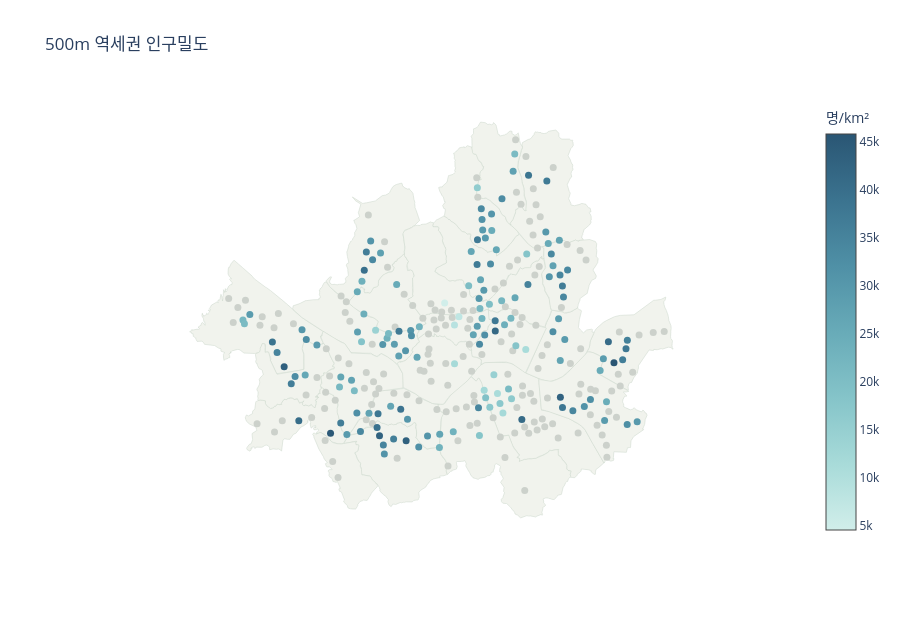

The cell this chart's notebook holds for it:
### Markdown cell above
## 4. 공간 시각화

인구 자료 조건을 충족한 역은 인구밀도로 색칠하고, 조건 미달 역은 회색으로 표시합니다. 배경은 수업 제공 자치구 도형이며 외부 타일·인증키를 쓰지 않습니다. 지도 좌표는 EPSG:5179를 km로 표시한 것입니다.

### Code cell
def show_plot(fig):
    display({'application/vnd.plotly.v1+json': json.loads(fig.to_json())}, raw=True)

fig = go.Figure()
for _, district in districts.iterrows():
    geometries = list(district.geometry.geoms) if district.geometry.geom_type == 'MultiPolygon' else [district.geometry]
    for polygon in geometries:
        x, y = polygon.exterior.xy
        fig.add_trace(go.Scatter(x=[v/1000 for v in x], y=[v/1000 for v in y], mode='lines',fill='toself',fillcolor='#f1f3ed',line=dict(color='#cbd6ca',width=.5),hoverinfo='skip',showlegend=False))
xy = stations.set_index('station_id').geometry
for eligible,color in [(False,'#ccd1cb'),(True,None)]:
    frame=main[main.population_eligible.eq(eligible)]
    fig.add_trace(go.Scatter(x=[xy[i].x/1000 for i in frame.station_id],y=[xy[i].y/1000 for i in frame.station_id],text=frame.station,mode='markers',marker=dict(size=7,color=frame.density if eligible else color,colorscale='Teal',showscale=eligible,colorbar=dict(title='名/km²'.replace('名','명'))),hovertemplate='%{text}<extra></extra>',showlegend=False))
fig.update_layout(title='500m 역세권 인구밀도',height=620,template='plotly_white',xaxis=dict(visible=False),yaxis=dict(visible=False,scaleanchor='x',scaleratio=1))
show_plot(fig)

### Figure 1 — Plotly figure (JSON) as saved in the notebook; plotly's stock layout.template omitted (floating-point values rounded to 4 significant figures; data arrays with more than 128 entries replaced by an {"elided": "..."} marker saying what was removed)
{"data": [{"fill": "toself", "fillcolor": "#f1f3ed", "hoverinfo": "skip", "line": {"color": "#cbd6ca", "width": 0.5}, "mode": "lines", "showlegend": false, "type": "scatter", "x": {"elided": "1465 float values"}, "y": {"elided": "1465 float values"}}, {"fill": "toself", "fillcolor": "#f1f3ed", "hoverinfo": "skip", "line": {"color": "#cbd6ca", "width": 0.5}, "mode": "lines", "showlegend": false, "type": "scatter", "x": {"elided": "1531 float values"}, "y": {"elided": "1531 float values"}}, {"fill": "toself", "fillcolor": "#f1f3ed", "hoverinfo": "skip", "line": {"color": "#cbd6ca", "width": 0.5}, "mode": "lines", "showlegend": false, "type": "scatter", "x": {"elided": "1609 float values"}, "y": {"elided": "1609 float values"}}, {"fill": "toself", "fillcolor": "#f1f3ed", "hoverinfo": "skip", "line": {"color": "#cbd6ca", "width": 0.5}, "mode": "lines", "showlegend": false, "type": "scatter", "x": {"elided": "3117 float values"}, "y": {"elided": "3117 float values"}}, {"fill": "toself", "fillcolor": "#f1f3ed", "hoverinfo": "skip", "line": {"color": "#cbd6ca", "width": 0.5}, "mode": "lines", "showlegend": false, "type": "scatter", "x": {"elided": "1868 float values"}, "y": {"elided": "1868 float values"}}, {"fill": "toself", "fillcolor": "#f1f3ed", "hoverinfo": "skip", "line": {"color": "#cbd6ca", "width": 0.5}, "mode": "lines", "showlegend": false, "type": "scatter", "x": {"elided": "913 float values"}, "y": {"elided": "913 float values"}}, {"fill": "toself", "fillcolor": "#f1f3ed", "hoverinfo": "skip", "line": {"color": "#cbd6ca", "width": 0.5}, "mode": "lines", "showlegend": false, "type": "scatter", "x": {"elided": "3362 float values"}, "y": {"elided": "3362 float values"}}, {"fill": "toself", "fillcolor": "#f1f3ed", "hoverinfo": "skip", "line": {"color": "#cbd6ca", "width": 0.5}, "mode": "lines", "showlegend": false, "type": "scatter", "x": {"elided": "1886 float values"}, "y": {"elided": "1886 float values"}}, {"fill": "toself", "fillcolor": "#f1f3ed", "hoverinfo": "skip", "line": {"color": "#cbd6ca", "width": 0.5}, "mode": "lines", "showlegend": false, "type": "scatter", "x": {"elided": "1841 float values"}, "y": {"elided": "1841 float values"}}, {"fill": "toself", "fillcolor": "#f1f3ed", "hoverinfo": "skip", "line": {"color": "#cbd6ca", "width": 0.5}, "mode": "lines", "showlegend": false, "type": "scatter", "x": {"elided": "1454 float values"}, "y": {"elided": "1454 float values"}}, {"fill": "toself", "fillcolor": "#f1f3ed", "hoverinfo": "skip", "line": {"color": "#cbd6ca", "width": 0.5}, "mode": "lines", "showlegend": false, "type": "scatter", "x": {"elided": "1876 float values"}, "y": {"elided": "1876 float values"}}, {"fill": "toself", "fillcolor": "#f1f3ed", "hoverinfo": "skip", "line": {"color": "#cbd6ca", "width": 0.5}, "mode": "lines", "showlegend": false, "type": "scatter", "x": {"elided": "1774 float values"}, "y": {"elided": "1774 float values"}}, {"fill": "toself", "fillcolor": "#f1f3ed", "hoverinfo": "skip", "line": {"color": "#cbd6ca", "width": 0.5}, "mode": "lines", "showlegend": false, "type": "scatter", "x": {"elided": "2836 float values"}, "y": {"elided": "2836 float values"}}, {"fill": "toself", "fillcolor": "#f1f3ed", "hoverinfo": "skip", "line": {"color": "#cbd6ca", "width": 0.5}, "mode": "lines", "showlegend": false, "type": "scatter", "x": {"elided": "2043 float values"}, "y": {"elided": "2043 float values"}}, {"fill": "toself", "fillcolor": "#f1f3ed", "hoverinfo": "skip", "line": {"color": "#cbd6ca", "width": 0.5}, "mode": "lines", "showlegend": false, "type": "scatter", "x": {"elided": "2241 float values"}, "y": {"elided": "2241 float values"}}, {"fill": "toself", "fillcolor": "#f1f3ed", "hoverinfo": "skip", "line": {"color": "#cbd6ca", "width": 0.5}, "mode": "lines", "showlegend": false, "type": "scatter", "x": {"elided": "1894 float values"}, "y": {"elided": "1894 float values"}}, {"fill": "toself", "fillcolor": "#f1f3ed", "hoverinfo": "skip", "line": {"color": "#cbd6ca", "width": 0.5}, "mode": "lines", "showlegend": false, "type": "scatter", "x": {"elided": "3161 float values"}, "y": {"elided": "3161 float values"}}, {"fill": "toself", "fillcolor": "#f1f3ed", "hoverinfo": "skip", "line": {"color": "#cbd6ca", "width": 0.5}, "mode": "lines", "showlegend": false, "type": "scatter", "x": {"elided": "1843 float values"}, "y": {"elided": "1843 float values"}}, {"fill": "toself", "fillcolor": "#f1f3ed", "hoverinfo": "skip", "line": {"color": "#cbd6ca", "width": 0.5}, "mode": "lines", "showlegend": false, "type": "scatter", "x": {"elided": "1945 float values"}, "y": {"elided": "1945 float values"}}, {"fill": "toself", "fillcolor": "#f1f3ed", "hoverinfo": "skip", "line": {"color": "#cbd6ca", "width": 0.5}, "mode": "lines", "showlegend": false, "type": "scatter", "x": {"elided": "1854 float values"}, "y": {"elided": "1854 float values"}}, {"fill": "toself", "fillcolor": "#f1f3ed", "hoverinfo": "skip", "line": {"color": "#cbd6ca", "width": 0.5}, "mode": "lines", "showlegend": false, "type": "scatter", "x": {"elided": "2459 float values"}, "y": {"elided": "2459 float values"}}, {"fill": "toself", "fillcolor": "#f1f3ed", "hoverinfo": "skip", "line": {"color": "#cbd6ca", "width": 0.5}, "mode": "lines", "showlegend": false, "type": "scatter", "x": {"elided": "2258 float values"}, "y": {"elided": "2258 float values"}}, {"fill": "toself", "fillcolor": "#f1f3ed", "hoverinfo": "skip", "line": {"color": "#cbd6ca", "width": 0.5}, "mode": "lines", "showlegend": false, "type": "scatter", "x": {"elided": "2817 float values"}, "y": {"elided": "2817 float values"}}, {"fill": "toself", "fillcolor": "#f1f3ed", "hoverinfo": "skip", "line": {"color": "#cbd6ca", "width": 0.5}, "mode": "lines", "showlegend": false, "type": "scatter", "x": {"elided": "2601 float values"}, "y": {"elided": "2601 float values"}}, {"fill": "toself", "fillcolor": "#f1f3ed", "hoverinfo": "skip", "line": {"color": "#cbd6ca", "width": 0.5}, "mode": "lines", "showlegend": false, "type": "scatter", "x": {"elided": "1100 float values"}, "y": {"elided": "1100 float values"}}, {"hovertemplate": "%{text}<extra></extra>", "marker": {"color": "#ccd1cb", "colorbar": {"title": {"text": "명/km²"}}, "colorscale": [[0.0, "rgb(209, 238, 234)"], [0.1667, "rgb(168, 219, 217)"], [0.3333, "rgb(133, 196, 201)"], [0.5, "rgb(104, 171, 184)"], [0.6667, "rgb(79, 144, 166)"], [0.8333, "rgb(59, 115, 143)"], [1.0, "rgb(42, 86, 116)"]], "showscale": false, "size": 7}, "mode": "markers", "showlegend": false, "text": {"elided": "163 str values"}, "type": "scatter", "x": {"elided": "163 float values"}, "y": {"elided": "163 float values"}}, {"hovertemplate": "%{text}<extra></extra>", "marker": {"color": {"elided": "145 float values"}, "colorbar": {"title": {"text": "명/km²"}}, "colorscale": [[0.0, "rgb(209, 238, 234)"], [0.1667, "rgb(168, 219, 217)"], [0.3333, "rgb(133, 196, 201)"], [0.5, "rgb(104, 171, 184)"], [0.6667, "rgb(79, 144, 166)"], [0.8333, "rgb(59, 115, 143)"], [1.0, "rgb(42, 86, 116)"]], "showscale": true, "size": 7}, "mode": "markers", "showlegend": false, "text": {"elided": "145 str values"}, "type": "scatter", "x": {"elided": "145 float values"}, "y": {"elided": "145 float values"}}], "layout": {"height": 620, "title": {"text": "500m 역세권 인구밀도"}, "xaxis": {"visible": false}, "yaxis": {"scaleanchor": "x", "scaleratio": 1, "visible": false}}}
